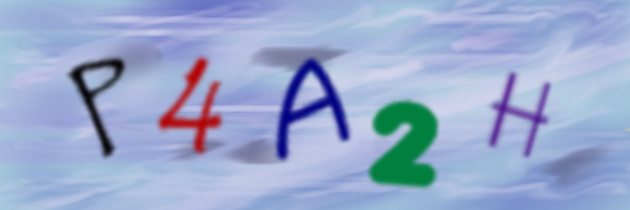
%> input picture cap3.png, 630 x 210 px
$ octave segmentation.m   (GNU Octave 9; MATLAB toolbox functions it lacks are replaced by stand-ins)
%> lines starting %> are read from the running program, lines starting %| are printed output that depends on the picture; in (x1, y1, x2, y2) boxes, pixels count from 0 and x2, y2 are one past the last pixel; in counts of white or black regions, pixels touching at a corner belong together; the program's own positions count from 1
%% Read Image
imagen=imread('C:\Users\UddhavBhosle\Desktop\CAPTCHA\cap3.png');
%> imagen is the input picture: size 210x630x3 uint8; mean R, G, B 153.5, 170.3, 206.1
%%space
sp=10;
%% Show image
figure(1)
imshow(imagen);
title('INPUT IMAGE WITH NOISE')
%% Convert to gray scale
if size(imagen,3)==3 % RGB image
    imagen=rgb2gray(imagen);
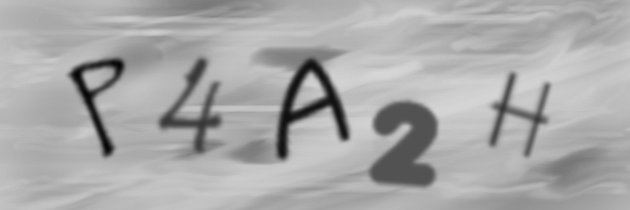
%> imagen: size 210x630 uint8; min 4, max 215, mean 169.3
end
%% Convert to binary image
threshold = graythresh(imagen);
%> threshold = 0.522
imagen =~im2bw(imagen,threshold);
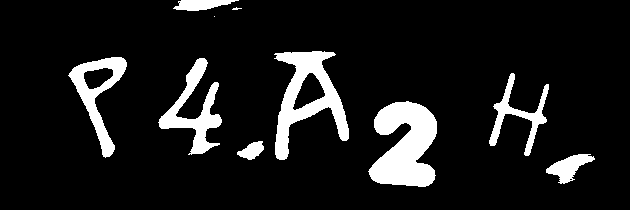
%> imagen: size 210x630 logical; 10.5% white; 10 white regions (2 under 20 px), largest, box (x1, y1, x2, y2) and area: (368, 101, 437, 187) 3993, (274, 51, 349, 160) 3275, (158, 58, 222, 155) 2065
%imagen = imclose(imagen, strel('rectangle',[3 ceil(Sp/2)]));
w=ones(3);
imagen=imdilate(imagen,w);
%> imagen: size 210x630 logical; 12.8% white; 10 white regions (1 under 20 px), largest, box (x1, y1, x2, y2) and area: (367, 100, 438, 188) 4445, (273, 50, 350, 161) 3931, (157, 57, 223, 156) 2600
imagen=imerode(imagen,w);
%> imagen: size 210x630 logical; 10.5% white; 10 white regions (2 under 20 px), largest, box (x1, y1, x2, y2) and area: (368, 101, 437, 187) 3995, (274, 51, 349, 160) 3287, (158, 58, 222, 155) 2070
%% Remove all object containing fewer than 100 pixels
imagen = bwareaopen(imagen,1200);
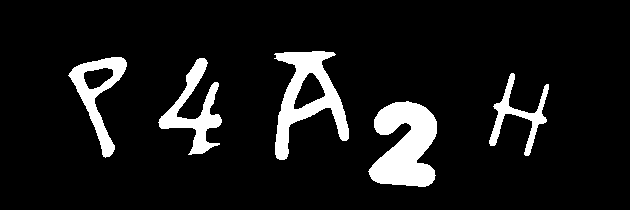
%> imagen: size 210x630 logical; 9.4% white; 5 white regions, box (x1, y1, x2, y2) and area: (368, 101, 437, 187) 3995, (274, 51, 349, 160) 3287, (158, 58, 222, 155) 2070, (68, 57, 127, 158) 1857, (489, 73, 549, 156) 1226
pause(1)
%% Show image binary image
figure(2)
imshow(~imagen);
title('INPUT IMAGE WITHOUT NOISE')
%% Label connected components
[L Ne]=bwlabel(imagen);
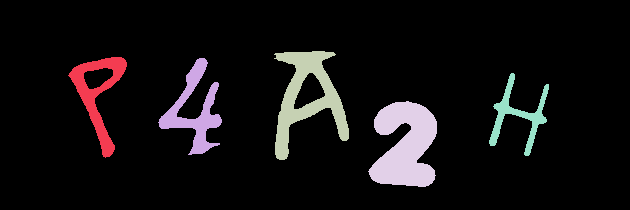
%> L: size 210x630 double; 6 distinct labels, from 0 to 5; one colour per label, 0 black
%> Ne = 5
%% Measure properties of image regions
propied=regionprops(L,'BoundingBox');
%> propied = 5 regions; box (x1, y1, x2, y2): (68, 57, 127, 158), (158, 58, 222, 155), (274, 51, 349, 160), (368, 101, 437, 187), (489, 73, 549, 156)
hold on
%% Plot Bounding Box
for n=1:size(propied,1)
    rectangle('Position',propied(n).BoundingBox,'EdgeColor','r','LineWidth',2)
end
%> this loop made 5 passes
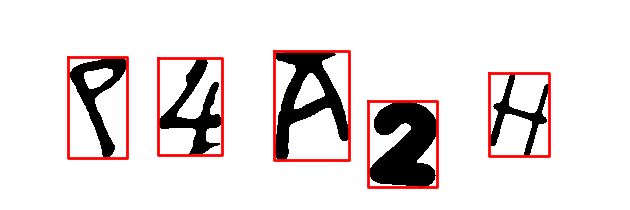
%> figure redrawn from the program's plot data; its title reads 'INPUT IMAGE WITHOUT NOISE'
hold off
pause (1)
%% Objects extraction
%%figure
 pathname = 'C:\Users\UddhavBhosle\Desktop\CAPTCHA\lol';
 mkdir(pathname);
%imwrite(data,[pathname, 'data',num2str(j),'.png']);

for n=1:Ne
    [r,c] = find(L==n);
    n1=imagen(min(r):max(r),min(c):max(c));
    w=ones(3);
    n1=imerode(n1,w);
    n1=imcomplement(n1);
    figure
    imshow(n1);
    baseFileName = sprintf('%d.png', n); % e.g. "1.png"
    fullFileName = fullfile(pathname, baseFileName);
    imwrite(n1, fullFileName);    pause(0.5)
end
%> this loop made 5 passes
%> baseFileName on passes 1 to 5: '1.png', '2.png', '3.png', '4.png', '5.png'
%> pass 1, `n1=imerode(n1,w);`:
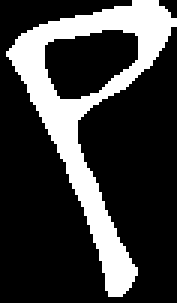
%> n1: size 101x59 logical (shown 3 times larger); 23.7% white; 1 white region, box (x1, y1, x2, y2) and area: (2, 0, 59, 99) 1411
%> pass 2, `n1=imagen(min(r):max(r),min(c):max(c));`:
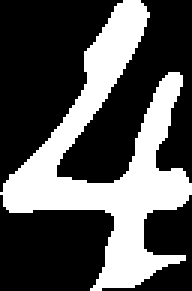
%> n1: size 97x64 logical (shown 3 times larger); 33.3% white; 1 white region, box (x1, y1, x2, y2) and area: (0, 0, 64, 97) 2070
